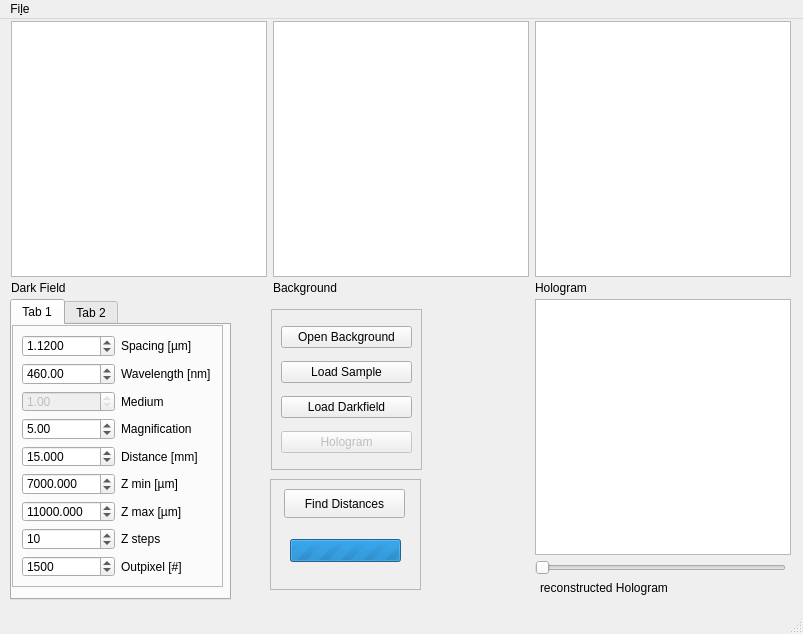
<?xml version="1.0" encoding="UTF-8"?>
<ui version="4.0">
 <class>MainWindow</class>
 <widget class="QMainWindow" name="MainWindow">
  <property name="geometry">
   <rect>
    <x>0</x>
    <y>0</y>
    <width>803</width>
    <height>634</height>
   </rect>
  </property>
  <property name="windowTitle">
   <string>HoloGui</string>
  </property>
  <property name="windowIcon">
   <iconset resource="hologui.qrc">
    <normaloff>:/prefix/Hologuy logo.png</normaloff>:/prefix/Hologuy logo.png</iconset>
  </property>
  <property name="autoFillBackground">
   <bool>false</bool>
  </property>
  <property name="styleSheet">
   <string notr="true">background: url(:/home/markus/Progs/iGEM_Darmstadt_Technik/owl.png)</string>
  </property>
  <widget class="QWidget" name="centralwidget">
   <widget class="QGraphicsView" name="GraphicsViewDarkField">
    <property name="geometry">
     <rect>
      <x>11</x>
      <y>2</y>
      <width>256</width>
      <height>256</height>
     </rect>
    </property>
   </widget>
   <widget class="QGraphicsView" name="GraphicsViewBackground">
    <property name="geometry">
     <rect>
      <x>273</x>
      <y>2</y>
      <width>256</width>
      <height>256</height>
     </rect>
    </property>
   </widget>
   <widget class="QGraphicsView" name="GraphicsViewSample">
    <property name="geometry">
     <rect>
      <x>535</x>
      <y>2</y>
      <width>256</width>
      <height>256</height>
     </rect>
    </property>
   </widget>
   <widget class="QLabel" name="LabelDarkFieldImage">
    <property name="geometry">
     <rect>
      <x>11</x>
      <y>260</y>
      <width>56</width>
      <height>17</height>
     </rect>
    </property>
    <property name="text">
     <string>Dark Field</string>
    </property>
   </widget>
   <widget class="QLabel" name="LabelBackgoundImage">
    <property name="geometry">
     <rect>
      <x>273</x>
      <y>260</y>
      <width>67</width>
      <height>17</height>
     </rect>
    </property>
    <property name="text">
     <string>Background</string>
    </property>
   </widget>
   <widget class="QLabel" name="LabelRawHologramImage">
    <property name="geometry">
     <rect>
      <x>535</x>
      <y>260</y>
      <width>56</width>
      <height>17</height>
     </rect>
    </property>
    <property name="text">
     <string>Hologram</string>
    </property>
   </widget>
   <widget class="QGraphicsView" name="GraphicsViewHologram">
    <property name="geometry">
     <rect>
      <x>535</x>
      <y>280</y>
      <width>256</width>
      <height>256</height>
     </rect>
    </property>
   </widget>
   <widget class="QFrame" name="frame_3">
    <property name="geometry">
     <rect>
      <x>271</x>
      <y>290</y>
      <width>151</width>
      <height>161</height>
     </rect>
    </property>
    <property name="frameShape">
     <enum>QFrame::StyledPanel</enum>
    </property>
    <property name="frameShadow">
     <enum>QFrame::Raised</enum>
    </property>
    <layout class="QVBoxLayout" name="verticalLayout">
     <item>
      <widget class="QPushButton" name="PushButtonBackground">
       <property name="text">
        <string>Open Background</string>
       </property>
      </widget>
     </item>
     <item>
      <widget class="QPushButton" name="PushButtonSample">
       <property name="text">
        <string>Load Sample</string>
       </property>
      </widget>
     </item>
     <item>
      <widget class="QPushButton" name="PushButtonDarkField">
       <property name="whatsThis">
        <string>&lt;html&gt;&lt;head/&gt;&lt;body&gt;&lt;p&gt;This is a button&lt;/p&gt;&lt;/body&gt;&lt;/html&gt;</string>
       </property>
       <property name="text">
        <string>Load Darkfield</string>
       </property>
      </widget>
     </item>
     <item>
      <widget class="QPushButton" name="PushButtonHologram">
       <property name="enabled">
        <bool>false</bool>
       </property>
       <property name="whatsThis">
        <string>&lt;html&gt;&lt;head/&gt;&lt;body&gt;&lt;p&gt;This is a button&lt;/p&gt;&lt;/body&gt;&lt;/html&gt;</string>
       </property>
       <property name="text">
        <string>Hologram</string>
       </property>
      </widget>
     </item>
    </layout>
   </widget>
   <widget class="QSlider" name="HorizontalSliderHologram">
    <property name="enabled">
     <bool>false</bool>
    </property>
    <property name="geometry">
     <rect>
      <x>535</x>
      <y>540</y>
      <width>251</width>
      <height>17</height>
     </rect>
    </property>
    <property name="orientation">
     <enum>Qt::Horizontal</enum>
    </property>
   </widget>
   <widget class="QLabel" name="LabelHologramImage">
    <property name="geometry">
     <rect>
      <x>540</x>
      <y>560</y>
      <width>137</width>
      <height>17</height>
     </rect>
    </property>
    <property name="text">
     <string>reconstructed Hologram</string>
    </property>
   </widget>
   <widget class="QTabWidget" name="TabSources">
    <property name="geometry">
     <rect>
      <x>10</x>
      <y>280</y>
      <width>221</width>
      <height>301</height>
     </rect>
    </property>
    <property name="currentIndex">
     <number>0</number>
    </property>
    <widget class="QWidget" name="TabPoint">
     <attribute name="title">
      <string>Tab 1</string>
     </attribute>
     <widget class="QFrame" name="frame">
      <property name="geometry">
       <rect>
        <x>0</x>
        <y>0</y>
        <width>211</width>
        <height>262</height>
       </rect>
      </property>
      <property name="frameShape">
       <enum>QFrame::StyledPanel</enum>
      </property>
      <property name="frameShadow">
       <enum>QFrame::Raised</enum>
      </property>
      <layout class="QGridLayout" name="gridLayout">
       <item row="0" column="0">
        <widget class="QDoubleSpinBox" name="SpinBoxSpacing">
         <property name="decimals">
          <number>4</number>
         </property>
         <property name="maximum">
          <double>1000.000000000000000</double>
         </property>
         <property name="singleStep">
          <double>0.001000000000000</double>
         </property>
         <property name="value">
          <double>1.120000000000000</double>
         </property>
        </widget>
       </item>
       <item row="0" column="1">
        <widget class="QLabel" name="LabelSpacing">
         <property name="text">
          <string>Spacing [µm]</string>
         </property>
        </widget>
       </item>
       <item row="1" column="0">
        <widget class="QDoubleSpinBox" name="SpinBoxWavelength">
         <property name="maximum">
          <double>2000.000000000000000</double>
         </property>
         <property name="value">
          <double>460.000000000000000</double>
         </property>
        </widget>
       </item>
       <item row="1" column="1">
        <widget class="QLabel" name="LabelWavelength">
         <property name="text">
          <string>Wavelength [nm]</string>
         </property>
        </widget>
       </item>
       <item row="2" column="0">
        <widget class="QDoubleSpinBox" name="SpinBoxMedium">
         <property name="enabled">
          <bool>false</bool>
         </property>
         <property name="minimum">
          <double>1.000000000000000</double>
         </property>
         <property name="maximum">
          <double>1.000000000000000</double>
         </property>
        </widget>
       </item>
       <item row="2" column="1">
        <widget class="QLabel" name="LabelMedium">
         <property name="text">
          <string>Medium</string>
         </property>
        </widget>
       </item>
       <item row="3" column="0">
        <widget class="QDoubleSpinBox" name="SpinBoxMagnification">
         <property name="maximum">
          <double>200.000000000000000</double>
         </property>
         <property name="value">
          <double>5.000000000000000</double>
         </property>
        </widget>
       </item>
       <item row="3" column="1">
        <widget class="QLabel" name="LabelPolarization">
         <property name="text">
          <string>Magnification</string>
         </property>
        </widget>
       </item>
       <item row="4" column="0">
        <widget class="QDoubleSpinBox" name="SpinBoxDistance">
         <property name="decimals">
          <number>3</number>
         </property>
         <property name="maximum">
          <double>10000.000000000000000</double>
         </property>
         <property name="value">
          <double>15.000000000000000</double>
         </property>
        </widget>
       </item>
       <item row="4" column="1">
        <widget class="QLabel" name="LabelDistance">
         <property name="text">
          <string>Distance [mm]</string>
         </property>
        </widget>
       </item>
       <item row="5" column="0">
        <widget class="QDoubleSpinBox" name="SpinBoxZMin">
         <property name="decimals">
          <number>3</number>
         </property>
         <property name="maximum">
          <double>1000000.000000000000000</double>
         </property>
         <property name="value">
          <double>7000.000000000000000</double>
         </property>
        </widget>
       </item>
       <item row="5" column="1">
        <widget class="QLabel" name="LabelZMin">
         <property name="text">
          <string>Z min [µm]</string>
         </property>
        </widget>
       </item>
       <item row="6" column="0">
        <widget class="QDoubleSpinBox" name="SpinBoxZMax">
         <property name="decimals">
          <number>3</number>
         </property>
         <property name="maximum">
          <double>100000.000000000000000</double>
         </property>
         <property name="value">
          <double>11000.000000000000000</double>
         </property>
        </widget>
       </item>
       <item row="6" column="1">
        <widget class="QLabel" name="LabelZMax">
         <property name="text">
          <string>Z max [µm]</string>
         </property>
        </widget>
       </item>
       <item row="7" column="0">
        <widget class="QSpinBox" name="SpinBoxZStep">
         <property name="maximum">
          <number>1000</number>
         </property>
         <property name="value">
          <number>10</number>
         </property>
        </widget>
       </item>
       <item row="8" column="0">
        <widget class="QSpinBox" name="SpinBoxNPixOut">
         <property name="maximum">
          <number>10000</number>
         </property>
         <property name="value">
          <number>1500</number>
         </property>
        </widget>
       </item>
       <item row="7" column="1">
        <widget class="QLabel" name="LabelZSteps">
         <property name="text">
          <string>Z steps</string>
         </property>
        </widget>
       </item>
       <item row="8" column="1">
        <widget class="QLabel" name="LabelZNPixOut">
         <property name="text">
          <string>Outpixel [#]</string>
         </property>
        </widget>
       </item>
      </layout>
     </widget>
    </widget>
    <widget class="QWidget" name="TabColl">
     <attribute name="title">
      <string>Tab 2</string>
     </attribute>
     <widget class="QFrame" name="frame_2">
      <property name="geometry">
       <rect>
        <x>0</x>
        <y>0</y>
        <width>211</width>
        <height>262</height>
       </rect>
      </property>
      <property name="frameShape">
       <enum>QFrame::StyledPanel</enum>
      </property>
      <property name="frameShadow">
       <enum>QFrame::Raised</enum>
      </property>
      <layout class="QGridLayout" name="gridLayout_2">
       <item row="0" column="0">
        <widget class="QDoubleSpinBox" name="SpinBoxSpacing_2">
         <property name="decimals">
          <number>4</number>
         </property>
         <property name="maximum">
          <double>1000.000000000000000</double>
         </property>
         <property name="singleStep">
          <double>0.001000000000000</double>
         </property>
         <property name="value">
          <double>1.120000000000000</double>
         </property>
        </widget>
       </item>
       <item row="0" column="1">
        <widget class="QLabel" name="LabelSpacing_2">
         <property name="text">
          <string>Spacing [µm]</string>
         </property>
        </widget>
       </item>
       <item row="1" column="0">
        <widget class="QDoubleSpinBox" name="SpinBoxWavelength_2">
         <property name="maximum">
          <double>2000.000000000000000</double>
         </property>
         <property name="value">
          <double>460.000000000000000</double>
         </property>
        </widget>
       </item>
       <item row="1" column="1">
        <widget class="QLabel" name="LabelWavelength_2">
         <property name="text">
          <string>Wavelength [nm]</string>
         </property>
        </widget>
       </item>
       <item row="2" column="0">
        <widget class="QDoubleSpinBox" name="SpinBoxMedium_2">
         <property name="enabled">
          <bool>false</bool>
         </property>
         <property name="minimum">
          <double>1.000000000000000</double>
         </property>
         <property name="maximum">
          <double>1.000000000000000</double>
         </property>
        </widget>
       </item>
       <item row="2" column="1">
        <widget class="QLabel" name="LabelMedium_2">
         <property name="text">
          <string>Medium</string>
         </property>
        </widget>
       </item>
       <item row="3" column="0">
        <widget class="QDoubleSpinBox" name="SpinBoxMagnification_2">
         <property name="maximum">
          <double>200.000000000000000</double>
         </property>
         <property name="value">
          <double>5.000000000000000</double>
         </property>
        </widget>
       </item>
       <item row="3" column="1">
        <widget class="QLabel" name="LabelPolarization_2">
         <property name="text">
          <string>Magnification</string>
         </property>
        </widget>
       </item>
       <item row="4" column="0">
        <widget class="QDoubleSpinBox" name="SpinBoxDistance_2">
         <property name="decimals">
          <number>3</number>
         </property>
         <property name="maximum">
          <double>10000.000000000000000</double>
         </property>
         <property name="value">
          <double>15.000000000000000</double>
         </property>
        </widget>
       </item>
       <item row="4" column="1">
        <widget class="QLabel" name="LabelDistance_2">
         <property name="text">
          <string>Distance [mm]</string>
         </property>
        </widget>
       </item>
       <item row="5" column="0">
        <widget class="QDoubleSpinBox" name="SpinBoxZMin_2">
         <property name="decimals">
          <number>3</number>
         </property>
         <property name="maximum">
          <double>1000000.000000000000000</double>
         </property>
         <property name="value">
          <double>7000.000000000000000</double>
         </property>
        </widget>
       </item>
       <item row="5" column="1">
        <widget class="QLabel" name="LabelZMin_2">
         <property name="text">
          <string>Z min [µm]</string>
         </property>
        </widget>
       </item>
       <item row="6" column="0">
        <widget class="QDoubleSpinBox" name="SpinBoxZMax_2">
         <property name="decimals">
          <number>3</number>
         </property>
         <property name="maximum">
          <double>100000.000000000000000</double>
         </property>
         <property name="value">
          <double>11000.000000000000000</double>
         </property>
        </widget>
       </item>
       <item row="6" column="1">
        <widget class="QLabel" name="LabelZMax_2">
         <property name="text">
          <string>Z max [µm]</string>
         </property>
        </widget>
       </item>
       <item row="7" column="0">
        <widget class="QSpinBox" name="SpinBoxZStep_2">
         <property name="maximum">
          <number>1000</number>
         </property>
         <property name="value">
          <number>10</number>
         </property>
        </widget>
       </item>
       <item row="8" column="0">
        <widget class="QSpinBox" name="SpinBoxNPixOut_2">
         <property name="maximum">
          <number>10000</number>
         </property>
         <property name="value">
          <number>1500</number>
         </property>
        </widget>
       </item>
       <item row="7" column="1">
        <widget class="QLabel" name="LabelZSteps_2">
         <property name="text">
          <string>Z steps</string>
         </property>
        </widget>
       </item>
       <item row="8" column="1">
        <widget class="QLabel" name="LabelZNPixOut_2">
         <property name="text">
          <string>Outpixel [#]</string>
         </property>
        </widget>
       </item>
      </layout>
     </widget>
    </widget>
   </widget>
   <widget class="QFrame" name="frame_4">
    <property name="geometry">
     <rect>
      <x>270</x>
      <y>460</y>
      <width>151</width>
      <height>111</height>
     </rect>
    </property>
    <property name="frameShape">
     <enum>QFrame::StyledPanel</enum>
    </property>
    <property name="frameShadow">
     <enum>QFrame::Raised</enum>
    </property>
    <widget class="QPushButton" name="pushButton">
     <property name="geometry">
      <rect>
       <x>14</x>
       <y>10</y>
       <width>121</width>
       <height>29</height>
      </rect>
     </property>
     <property name="text">
      <string>Find Distances</string>
     </property>
    </widget>
    <widget class="QProgressBar" name="progressBar">
     <property name="geometry">
      <rect>
       <x>20</x>
       <y>60</y>
       <width>111</width>
       <height>23</height>
      </rect>
     </property>
     <property name="minimum">
      <number>0</number>
     </property>
     <property name="maximum">
      <number>0</number>
     </property>
     <property name="value">
      <number>0</number>
     </property>
     <property name="textVisible">
      <bool>false</bool>
     </property>
    </widget>
   </widget>
   <widget class="QLabel" name="HoloGramData">
    <property name="geometry">
     <rect>
      <x>730</x>
      <y>560</y>
      <width>54</width>
      <height>17</height>
     </rect>
    </property>
    <property name="text">
     <string/>
    </property>
   </widget>
  </widget>
  <widget class="QMenuBar" name="menubar">
   <property name="geometry">
    <rect>
     <x>0</x>
     <y>0</y>
     <width>803</width>
     <height>23</height>
    </rect>
   </property>
   <widget class="QMenu" name="menuFile">
    <property name="title">
     <string>Fi&amp;le</string>
    </property>
    <addaction name="actionLoad_Config"/>
    <addaction name="actionSave_Config"/>
    <addaction name="separator"/>
    <addaction name="actionSave_Hologram_as"/>
    <addaction name="actionSave_averaged_background"/>
    <addaction name="separator"/>
    <addaction name="actionAbout"/>
    <addaction name="actionExit"/>
   </widget>
   <addaction name="menuFile"/>
  </widget>
  <widget class="QStatusBar" name="statusbar"/>
  <action name="actionLoad_Config">
   <property name="text">
    <string>&amp;Load Config</string>
   </property>
  </action>
  <action name="actionSave_Config">
   <property name="text">
    <string>&amp;Save Config</string>
   </property>
  </action>
  <action name="actionSave_Hologram_as">
   <property name="text">
    <string>Save &amp;Hologram as...</string>
   </property>
  </action>
  <action name="actionExit">
   <property name="text">
    <string>&amp;Exit</string>
   </property>
  </action>
  <action name="actionSave_averaged_background">
   <property name="text">
    <string>Save Averaged &amp;Background</string>
   </property>
  </action>
  <action name="actionAbout">
   <property name="text">
    <string>&amp;About</string>
   </property>
  </action>
 </widget>
 <resources>
  <include location="hologui.qrc"/>
 </resources>
 <connections/>
</ui>
